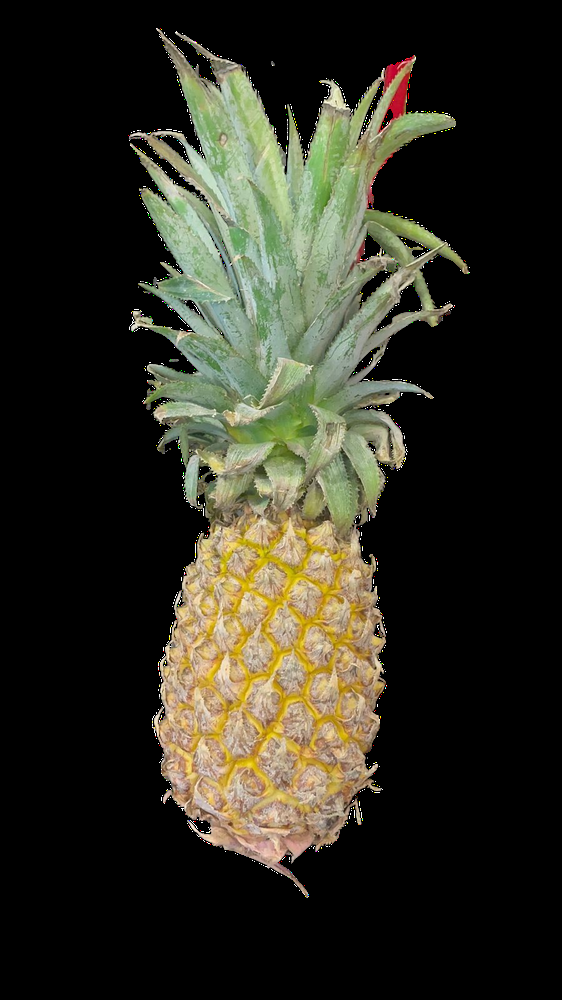
#> input picture UAS_PCD/nanas.png, 562 x 1000 px, shrunk from 900 x 1600 before the run
$ jupyter execute 'Ujian Praktikum.ipynb'
#> lines starting #> are read from the running program, lines starting #| are printed output that depends on the picture; after the words box and inside, x2 and y2 are one past the last pixel; in counts of white or black regions, pixels touching at a corner belong together
## Import Library

[cell 1]
import cv2
import numpy as np
import matplotlib.pyplot as plt

## Import Gambar

[cell 2]
image = cv2.imread('nanas.png')
#> image is the input picture: shape (1000, 562, 3); mean B, G, R 34.3, 46.6, 47.6

[cell 3]
cv2.imshow("Citra Asli", image)
cv2.waitKey(0)
cv2.destroyAllWindows()

## Mengubah Dari BGR ke HSV

[cell 4]
hsv_image = cv2.cvtColor(image, cv2.COLOR_BGR2HSV)
#> hsv_image: shape (1000, 562, 3); mean H, S, V 9.9, 24.4, 50.6

## Batasan Warna Kuning Untuk Deteksi Warna

[cell 5]
lower_yellow = np.array([0, 50, 100], dtype="uint8")
upper_yellow = np.array([30, 255, 255], dtype="uint8")

## Batasan Warna Hijau Untuk Deteksi Warna

[cell 6]
lower_green = np.array([31, 60, 5], dtype="uint8")
upper_green = np.array([150, 255, 255], dtype="uint8")

## Pembuatan Masker untuk Deteksi Buah Nanas dan Daun

[cell 7]
mask_pineapple = cv2.inRange(hsv_image, lower_yellow, upper_yellow)
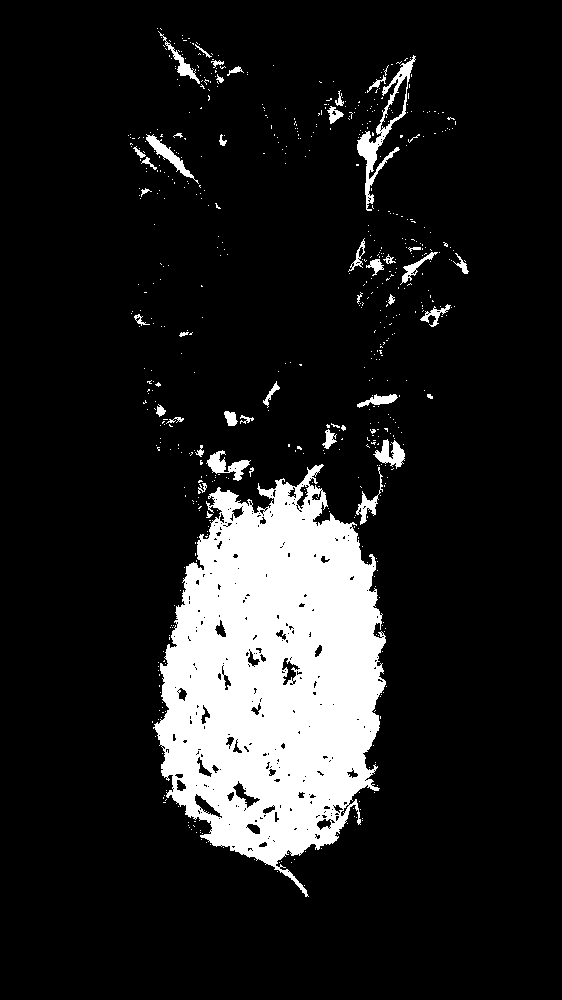
#> mask_pineapple: shape (1000, 562); 12.6% white; 621 white regions (577 under 20 px), largest, box (x1, y1, x2, y2) and area: (153, 464, 386, 897) 63245, (357, 55, 416, 211) 1590, (206, 450, 251, 481) 534
mask_leaves = cv2.inRange(hsv_image, lower_green, upper_green)
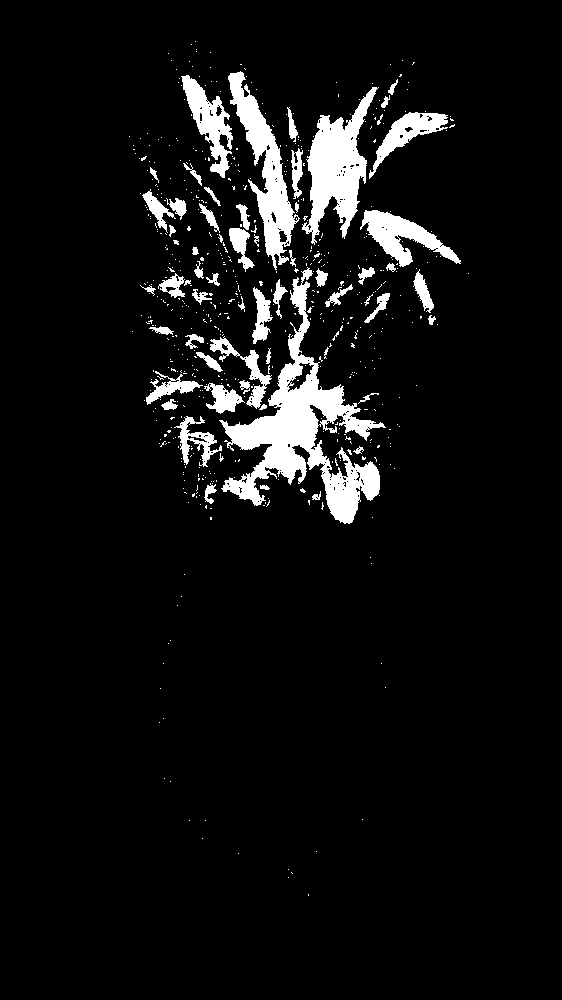
#> mask_leaves: shape (1000, 562); 6.7% white; 594 white regions (533 under 20 px), largest, box (x1, y1, x2, y2) and area: (219, 267, 386, 524) 11413, (302, 87, 379, 245) 5137, (228, 71, 300, 270) 4382

## Segmentasi Buah Nanas dan Daun Menggunakan Masker

[cell 8]
segmented_pineapple = cv2.bitwise_and(image, image, mask=mask_pineapple)
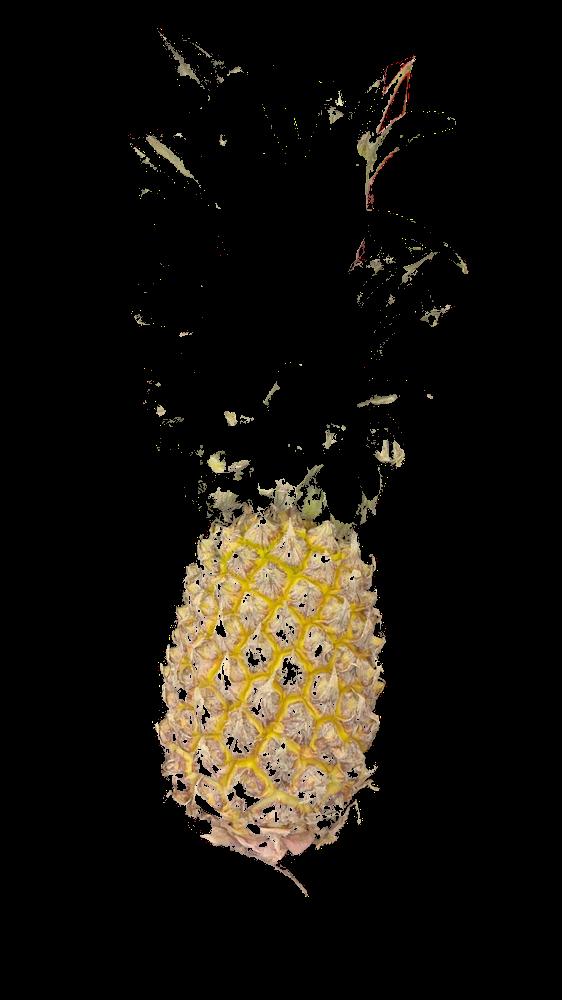
#> segmented_pineapple: shape (1000, 562, 3); mean B, G, R 13.3, 19.9, 23.5
segmented_leaves = cv2.bitwise_and(image, image, mask=mask_leaves)
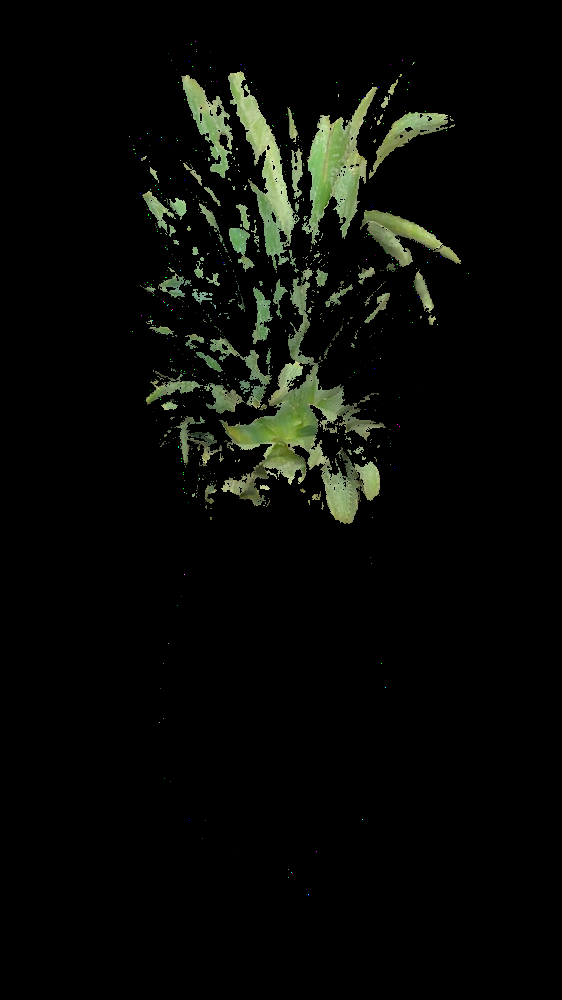
#> segmented_leaves: shape (1000, 562, 3); mean B, G, R 6.8, 10.2, 8.7

## Menghapus Daun dari Masker Nanas

[cell 9]
mask_pineapple_no_leaves = cv2.bitwise_not(mask_leaves)
mask_pineapple_no_leaves = cv2.bitwise_and(mask_pineapple, mask_pineapple_no_leaves)

## Menampilkan Hasil Segmentasi

[cell 10]
fig, axs = plt.subplots(2, 2, figsize=(12, 10))

axs[0, 0].imshow(cv2.cvtColor(image, cv2.COLOR_BGR2RGB))
axs[0, 0].set_title('Nanas Asli')

axs[0, 1].imshow(mask_pineapple_no_leaves, cmap='gray')
axs[0, 1].set_title('Mask Nanas (Tanpa Daun)')

axs[1, 0].imshow(cv2.cvtColor(segmented_pineapple, cv2.COLOR_BGR2RGB))
axs[1, 0].set_title('Segmentasi Nanas')

axs[1, 1].imshow(cv2.cvtColor(segmented_leaves, cv2.COLOR_BGR2RGB))
axs[1, 1].set_title('Segmentasi Daun')

plt.show()
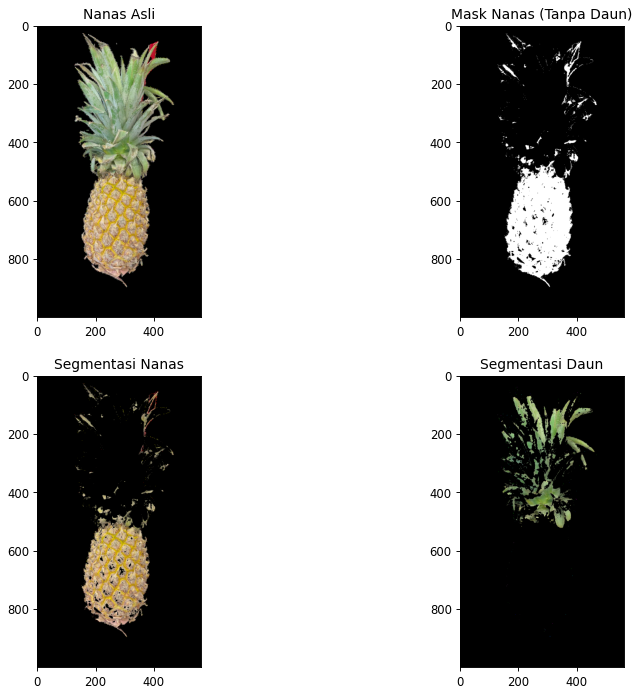
#> figure drawn by matplotlib, 4 panels
